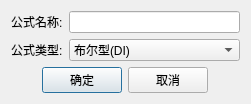
<?xml version="1.0" encoding="UTF-8"?>
<ui version="4.0">
 <class>NewFormulaDialog</class>
 <widget class="QDialog" name="NewFormulaDialog">
  <property name="geometry">
   <rect>
    <x>0</x>
    <y>0</y>
    <width>251</width>
    <height>97</height>
   </rect>
  </property>
  <property name="windowTitle">
   <string>定义公式</string>
  </property>
  <layout class="QVBoxLayout" name="verticalLayout">
   <item>
    <layout class="QGridLayout" name="gridLayout">
     <item row="0" column="0">
      <widget class="QLabel" name="label">
       <property name="text">
        <string>公式名称:</string>
       </property>
      </widget>
     </item>
     <item row="0" column="1">
      <widget class="QLineEdit" name="formualLineEdit"/>
     </item>
     <item row="1" column="0">
      <widget class="QLabel" name="label_2">
       <property name="text">
        <string>公式类型:</string>
       </property>
      </widget>
     </item>
     <item row="1" column="1">
      <widget class="QComboBox" name="formualTypeComboBox">
       <property name="currentIndex">
        <number>0</number>
       </property>
       <item>
        <property name="text">
         <string>布尔型(DI)</string>
        </property>
       </item>
       <item>
        <property name="text">
         <string>数值型(AI)</string>
        </property>
       </item>
      </widget>
     </item>
    </layout>
   </item>
   <item>
    <layout class="QHBoxLayout" name="horizontalLayout">
     <item>
      <spacer name="horizontalSpacer">
       <property name="orientation">
        <enum>Qt::Horizontal</enum>
       </property>
       <property name="sizeHint" stdset="0">
        <size>
         <width>40</width>
         <height>20</height>
        </size>
       </property>
      </spacer>
     </item>
     <item>
      <widget class="QPushButton" name="okPushButton">
       <property name="text">
        <string>确定</string>
       </property>
      </widget>
     </item>
     <item>
      <widget class="QPushButton" name="cancelPushButton">
       <property name="text">
        <string>取消</string>
       </property>
      </widget>
     </item>
     <item>
      <spacer name="horizontalSpacer_2">
       <property name="orientation">
        <enum>Qt::Horizontal</enum>
       </property>
       <property name="sizeHint" stdset="0">
        <size>
         <width>40</width>
         <height>20</height>
        </size>
       </property>
      </spacer>
     </item>
    </layout>
   </item>
  </layout>
 </widget>
 <resources/>
 <connections/>
</ui>
